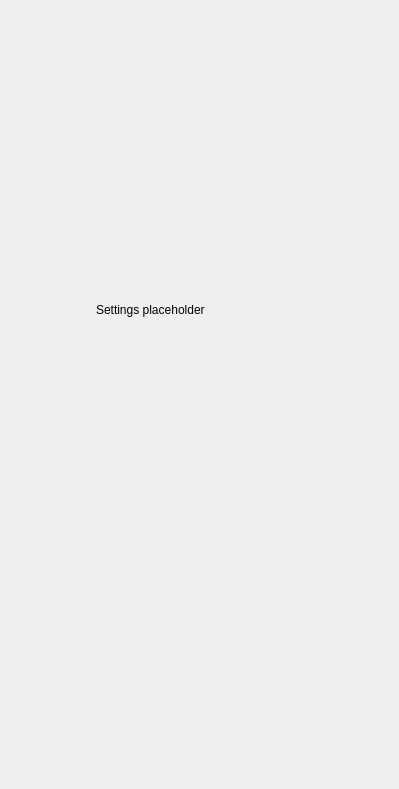
<?xml version="1.0" encoding="UTF-8"?>
<ui version="4.0">
 <class>Settings</class>
 <widget class="QWidget" name="Settings">
  <property name="geometry">
   <rect>
    <x>0</x>
    <y>0</y>
    <width>399</width>
    <height>789</height>
   </rect>
  </property>
  <property name="windowTitle">
   <string>Form</string>
  </property>
  <widget class="QLabel" name="Background">
   <property name="geometry">
    <rect>
     <x>0</x>
     <y>0</y>
     <width>399</width>
     <height>789</height>
    </rect>
   </property>
   <property name="text">
    <string/>
   </property>
  </widget>
  <widget class="QLabel" name="label">
   <property name="geometry">
    <rect>
     <x>96</x>
     <y>300</y>
     <width>161</width>
     <height>20</height>
    </rect>
   </property>
   <property name="text">
    <string>Settings placeholder</string>
   </property>
  </widget>
 </widget>
 <resources>
  <include location="../images.qrc"/>
 </resources>
 <connections/>
</ui>
